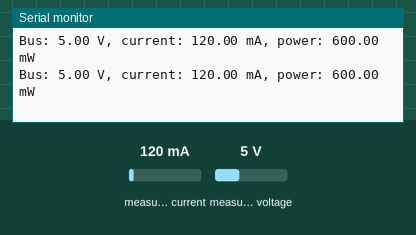
Simulated run of this sketch. Board: Arduino Uno, built with avr-gcc and run on an emulated ATmega328P. On the bench: the last lines printed to the serial monitor. The inputs (shaded band) are chosen by the test bench; at power-on: measured current 120 mA, measured voltage 5 V.

Above: at 1.2 s.
1.3 s: measured current set to 40 mA
At 2.4 s:
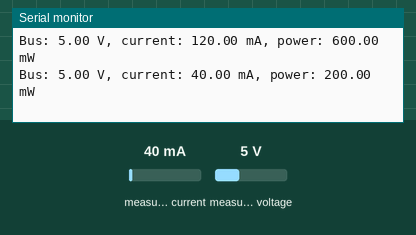
2.8 s: measured voltage set to 0.3 V
At 3.4 s:
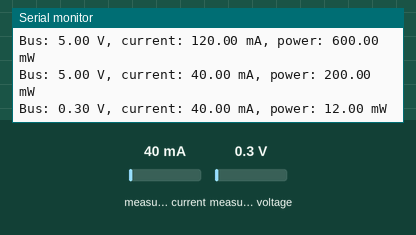
4.3 s: measured current set to 500 mA
At 5.5 s:
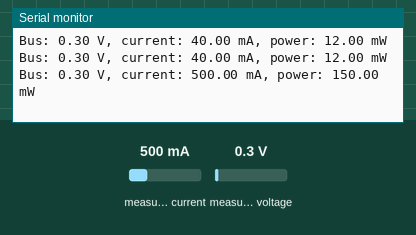
Timing chart, 0 to 7.3 s (numbered marks = the images above; inputs shaded):
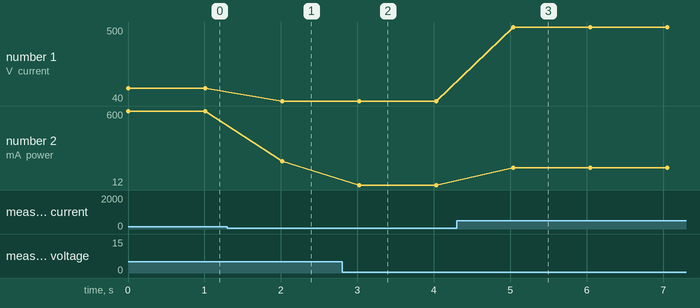

Measured:
- after the input at 1.3 s, the serial monitor: prints a new line after 0.72 s (image 1)
- after the input at 2.8 s, the serial monitor: prints a new line after 0.22 s (image 2)
- after the input at 4.3 s, the serial monitor: prints a new line after 0.74 s (image 3)
- plotted number 1: 120 → 40 after the input at 1.3 s, 40 → 500 after the input at 4.3 s
- plotted number 2: 600 → 200 after the input at 1.3 s, 200 → 12 after the input at 2.8 s, 12 → 150 after the input at 4.3 s

The sketch:

ina219.ino
```cpp
#include <Adafruit_INA219.h>

Adafruit_INA219 ina219;

void setup() {
  Serial.begin(115200);
  if (!ina219.begin()) {
    Serial.println("INA219 not found - check SDA/SCL");
    while (true) delay(10);
  }
}

void loop() {
  Serial.print("Bus: ");
  Serial.print(ina219.getBusVoltage_V());
  Serial.print(" V, current: ");
  Serial.print(ina219.getCurrent_mA());
  Serial.print(" mA, power: ");
  Serial.print(ina219.getPower_mW());
  Serial.println(" mW");
  delay(1000);
}
```
